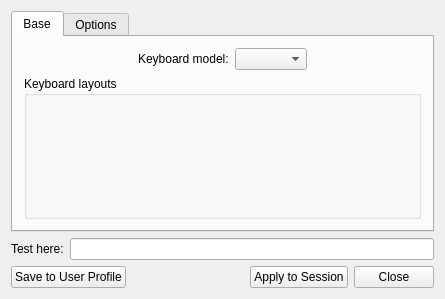
<?xml version="1.0" encoding="UTF-8"?>
<ui version="4.0">
 <class>MainWindow</class>
 <widget class="QMainWindow" name="MainWindow">
  <property name="geometry">
   <rect>
    <x>0</x>
    <y>0</y>
    <width>445</width>
    <height>299</height>
   </rect>
  </property>
  <property name="windowTitle">
   <string>TrueOS keyboard settings</string>
  </property>
  <property name="windowIcon">
   <iconset theme="input-keyboard">
    <normaloff/>
   </iconset>
  </property>
  <widget class="QWidget" name="centralWidget">
   <layout class="QVBoxLayout" name="verticalLayout_3">
    <item>
     <widget class="QTabWidget" name="tabWidget">
      <property name="currentIndex">
       <number>0</number>
      </property>
      <widget class="QWidget" name="tab">
       <attribute name="title">
        <string>Base</string>
       </attribute>
       <layout class="QVBoxLayout" name="verticalLayout_2">
        <item>
         <layout class="QHBoxLayout" name="horizontalLayout">
          <item>
           <spacer name="horizontalSpacer_2">
            <property name="orientation">
             <enum>Qt::Horizontal</enum>
            </property>
            <property name="sizeHint" stdset="0">
             <size>
              <width>40</width>
              <height>20</height>
             </size>
            </property>
           </spacer>
          </item>
          <item>
           <widget class="QLabel" name="label">
            <property name="text">
             <string>Keyboard model:</string>
            </property>
           </widget>
          </item>
          <item>
           <widget class="QComboBox" name="kbModelCB"/>
          </item>
          <item>
           <spacer name="horizontalSpacer">
            <property name="orientation">
             <enum>Qt::Horizontal</enum>
            </property>
            <property name="sizeHint" stdset="0">
             <size>
              <width>40</width>
              <height>20</height>
             </size>
            </property>
           </spacer>
          </item>
         </layout>
        </item>
        <item>
         <widget class="QGroupBox" name="groupBox">
          <property name="title">
           <string>Keyboard layouts</string>
          </property>
          <layout class="QVBoxLayout" name="verticalLayout">
           <item>
            <widget class="KbLayoutSetupWidget" name="layoutsWidget" native="true"/>
           </item>
          </layout>
         </widget>
        </item>
       </layout>
      </widget>
      <widget class="QWidget" name="tab_2">
       <attribute name="title">
        <string>Options</string>
       </attribute>
       <layout class="QVBoxLayout" name="verticalLayout_4">
        <item>
         <widget class="QStackedWidget" name="optionsStack">
          <property name="currentIndex">
           <number>0</number>
          </property>
          <widget class="QWidget" name="page">
           <layout class="QVBoxLayout" name="verticalLayout_5">
            <item>
             <widget class="QPushButton" name="advancedViewBtn">
              <property name="text">
               <string>Advanced view...</string>
              </property>
             </widget>
            </item>
            <item>
             <widget class="KbSimpleOptionsWidget" name="simpleOptsWidget" native="true"/>
            </item>
           </layout>
          </widget>
          <widget class="QWidget" name="page_2">
           <layout class="QVBoxLayout" name="verticalLayout_6">
            <item>
             <widget class="QPushButton" name="simpleViewBtn">
              <property name="text">
               <string>Simple view...</string>
              </property>
             </widget>
            </item>
            <item>
             <widget class="KbOptionsWidget" name="optsWidget" native="true"/>
            </item>
           </layout>
          </widget>
         </widget>
        </item>
       </layout>
      </widget>
     </widget>
    </item>
    <item>
     <layout class="QHBoxLayout" name="horizontalLayout_3">
      <item>
       <widget class="QLabel" name="label_2">
        <property name="text">
         <string>Test here:</string>
        </property>
       </widget>
      </item>
      <item>
       <widget class="QLineEdit" name="lineEdit"/>
      </item>
     </layout>
    </item>
    <item>
     <layout class="QHBoxLayout" name="horizontalLayout_2">
      <item>
       <widget class="QPushButton" name="saveUserBtn">
        <property name="toolTip">
         <string>Save these settings into your user profile (may replace system configuration perfomed before login)</string>
        </property>
        <property name="text">
         <string>Save to User Profile</string>
        </property>
       </widget>
      </item>
      <item>
       <spacer name="horizontalSpacer_3">
        <property name="orientation">
         <enum>Qt::Horizontal</enum>
        </property>
        <property name="sizeHint" stdset="0">
         <size>
          <width>40</width>
          <height>20</height>
         </size>
        </property>
       </spacer>
      </item>
      <item>
       <widget class="QPushButton" name="applyBtn">
        <property name="toolTip">
         <string>Apply these settings to the current login session only</string>
        </property>
        <property name="text">
         <string>Apply to Session</string>
        </property>
       </widget>
      </item>
      <item>
       <widget class="QPushButton" name="pushButton_2">
        <property name="text">
         <string>Close</string>
        </property>
       </widget>
      </item>
     </layout>
    </item>
   </layout>
  </widget>
  <widget class="QMenuBar" name="menuBar">
   <property name="geometry">
    <rect>
     <x>0</x>
     <y>0</y>
     <width>445</width>
     <height>19</height>
    </rect>
   </property>
  </widget>
 </widget>
 <layoutdefault spacing="6" margin="11"/>
 <customwidgets>
  <customwidget>
   <class>KbLayoutSetupWidget</class>
   <extends>QWidget</extends>
   <header location="global">kblayoutsetupwidget.h</header>
   <container>1</container>
  </customwidget>
  <customwidget>
   <class>KbSimpleOptionsWidget</class>
   <extends>QWidget</extends>
   <header location="global">kbsimpleoptionswidget.h</header>
   <container>1</container>
  </customwidget>
  <customwidget>
   <class>KbOptionsWidget</class>
   <extends>QWidget</extends>
   <header location="global">kboptionswidget.h</header>
   <container>1</container>
  </customwidget>
 </customwidgets>
 <resources/>
 <connections>
  <connection>
   <sender>pushButton_2</sender>
   <signal>clicked()</signal>
   <receiver>MainWindow</receiver>
   <slot>close()</slot>
   <hints>
    <hint type="sourcelabel">
     <x>390</x>
     <y>281</y>
    </hint>
    <hint type="destinationlabel">
     <x>236</x>
     <y>269</y>
    </hint>
   </hints>
  </connection>
 </connections>
</ui>
